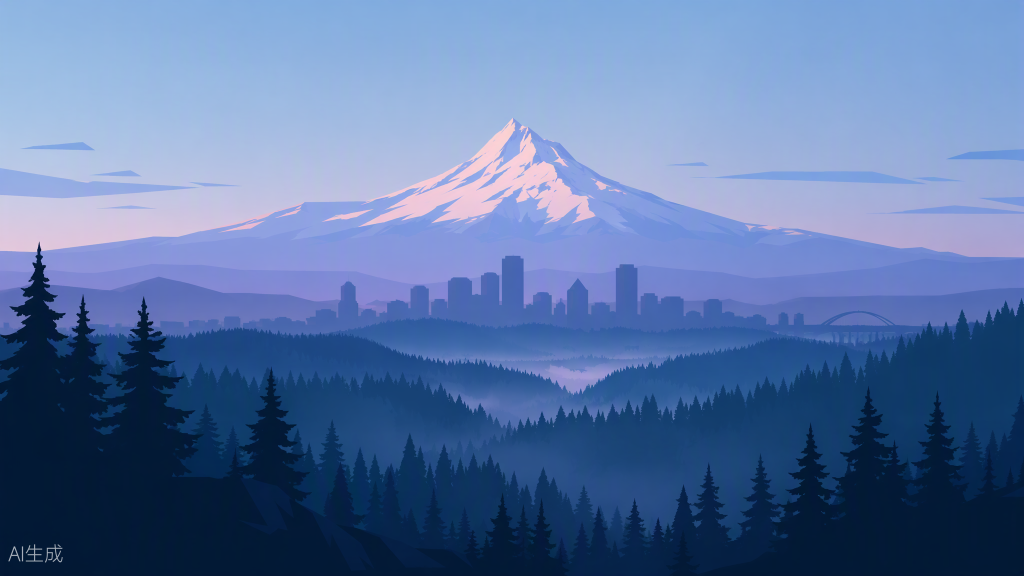
#> input picture parallax/storyboard/mt-hood-portland-dawn.png, 2048 x 1152 px, found by its file name (shown at 1/2 size)
$ python analyze.py
#> lines starting #> are read from the running program, lines starting #| are printed output that depends on the picture; after the words box and inside, x2 and y2 are one past the last pixel; in counts of white or black regions, pixels touching at a corner belong together
"""Analyze the dawn storyboard image: cluster colors and report band structure."""
import numpy as np
from PIL import Image

SRC = "/Users/philip/src/philsapp-26-05-10/parallax/storyboard/mt-hood-portland-dawn.png"
W, H = 1024, 576  # analysis resolution

img = Image.open(SRC).convert("RGB").resize((W, H), Image.LANCZOS)
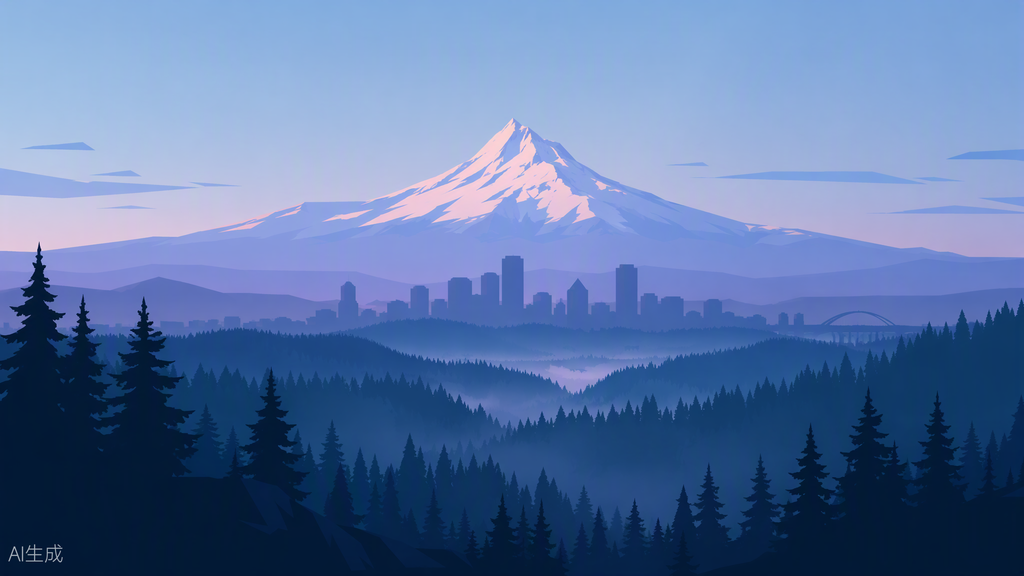
#> img: PIL image 1024x576 RGB; mean R, G, B 89, 116, 163.4
px = np.asarray(img).astype(np.float32)

# k-means clustering (numpy only)
def kmeans(data, k, iters=30, seed=42):
#> called with data = array of shape (589824, 3), k = 12, iters = 30, seed = 42
    rng = np.random.default_rng(seed)
    idx = rng.choice(len(data), k, replace=False)
#> idx = [258857, 50692, 456490, 310529, 386076, 506416, 52641, 255399, 55547, 411321, 575445, 118830]
    centers = data[idx].copy()
#> centers = [[113, 139, 211], [139, 175, 222], [2, 24, 51], [99, 115, 188], [2, 26, 52], [13, 51, 97], [141, 176, 223], [135, 152, 219], [143, 179, 224], [20, 61, 110], [2, 25, 54], [167, 195, 230]]
    for _ in range(iters):
        d = ((data[:, None, :] - centers[None, :, :]) ** 2).sum(-1)
        labels = d.argmin(1)
        new = np.array([data[labels == i].mean(0) if (labels == i).any() else centers[i]
                        for i in range(k)])
        if np.allclose(new, centers):
            break
        centers = new
    return labels, centers

flat = px.reshape(-1, 3)
labels, centers = kmeans(flat, 12)
#> centers = [[99.02, 118.8, 189.8], [134.5, 169.7, 221.2], [2.4, 25.15, 53.27], [66.52, 101.5, 170.4], [5.37, 33.92, 71.53], [18.77, 61.57, 109.7], [154, 180.1, 222.8], [128, 145.4, 215.8], [176.4, 189.1, 224.4], [34.97, 77.48, 135.3], [10.59, 48.27, 91.63], [224.2, 199.9, 220.6]]
labels = labels.reshape(H, W)
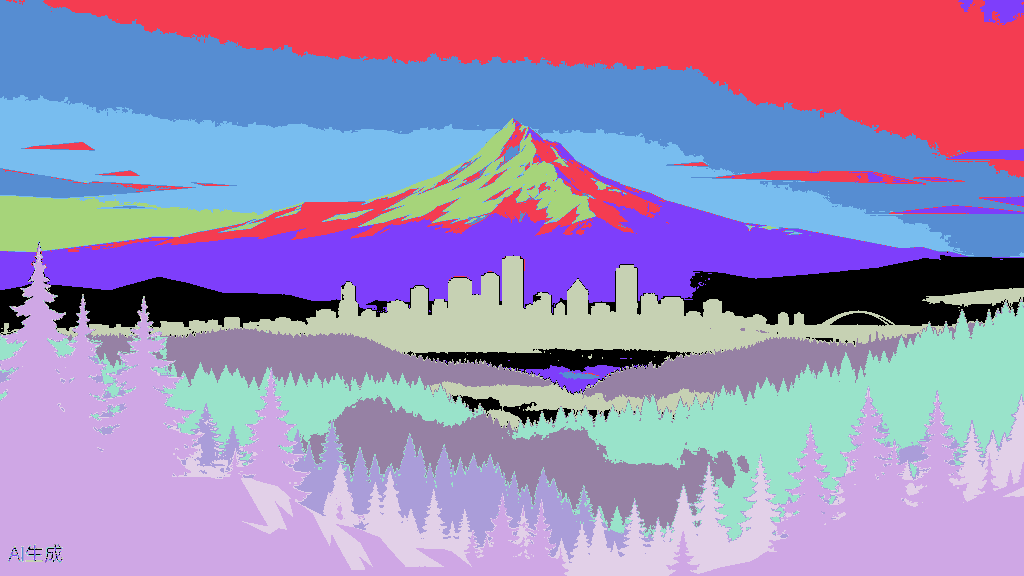
#> labels: shape (576, 1024) int64; 12 distinct labels, from 0 to 11; one colour per label, 0 black

print("cluster | color (hex) | pixel % | y-range (median, p5-p95) | x-range")
for i, c in enumerate(centers):
    m = labels == i
    frac = m.mean()
    ys, xs = np.where(m)
    hexc = "#{:02x}{:02x}{:02x}".format(*c.astype(int))
    print(f"{i:2d} | {hexc} | {frac*100:5.1f}% | y {np.median(ys):5.0f} "
          f"({np.percentile(ys,5):4.0f}-{np.percentile(ys,95):4.0f}) | "
          f"x {np.percentile(xs,5):4.0f}-{np.percentile(xs,95):4.0f}")
#> this loop made 12 passes
#> (c, frac, hexc) on passes 1 to 12: ([99.02, 118.8, 189.8], 0.0534, '#6376bd'), ([134.5, 169.7, 221.2], 0.145, '#86a9dd'), ([2.4, 25.15, 53.27], 0.154, '#021935'), ([66.52, 101.5, 170.4], 0.059, '#4265aa'), ([5.37, 33.92, 71.53], 0.0433, '#052147'), ([18.77, 61.57, 109.7], 0.0892, '#123d6d'), ([154, 180.1, 222.8], 0.141, '#9ab4de'), ([128, 145.4, 215.8], 0.0901, '#7f91d7'), ([176.4, 189.1, 224.4], 0.0861, '#b0bde0'), ([34.97, 77.48, 135.3], 0.0763, '#224d87'), ([10.59, 48.27, 91.63], 0.0329, '#0a305b'), ([224.2, 199.9, 220.6], 0.0293, '#e0c7dc')
#|  0 | #6376bd |   5.3% | y   303 ( 269- 365) | x   67- 982
#|  1 | #86a9dd |  14.5% | y    49 (   4- 218) | x  190- 994
#|  2 | #021935 |  15.4% | y   509 ( 361- 571) | x   21- 974
#|  3 | #4265aa |   5.9% | y   327 ( 287- 402) | x  236- 884
#|  4 | #052147 |   4.3% | y   522 ( 429- 566) | x  200-1002
#|  5 | #123d6d |   8.9% | y   409 ( 343- 487) | x  192-1000
#|  6 | #9ab4de |  14.1% | y   105 (  37- 215) | x   34- 970
#|  7 | #7f91d7 |   9.0% | y   257 ( 200- 293) | x   84- 913
#> (further printed lines are left out)
#> pass 1, `m = labels == i`:
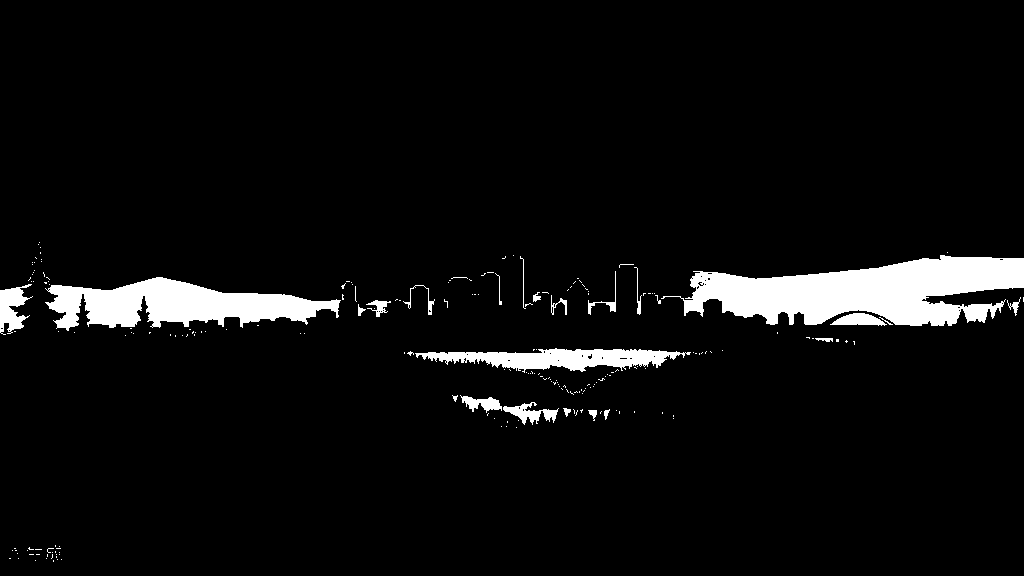
#> m: shape (576, 1024) bool; 5.3% white; 210 white regions (187 under 20 px), largest, box (x1, y1, x2, y2) and area: (661, 255, 1024, 326) 15191, (45, 277, 341, 331) 8785, (415, 348, 691, 373) 3581
#> pass 2, `m = labels == i`:
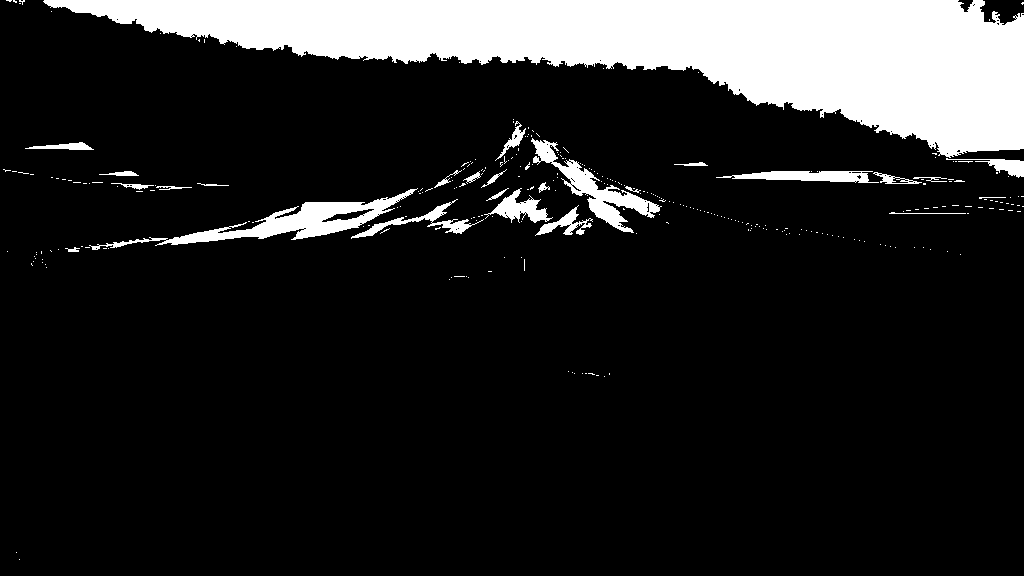
#> m: shape (576, 1024) bool; 14.5% white; 295 white regions (269 under 20 px), largest, box (x1, y1, x2, y2) and area: (43, 0, 1024, 158) 71861, (89, 188, 418, 250) 4226, (531, 138, 662, 233) 2728
#> pass 3, `m = labels == i`:
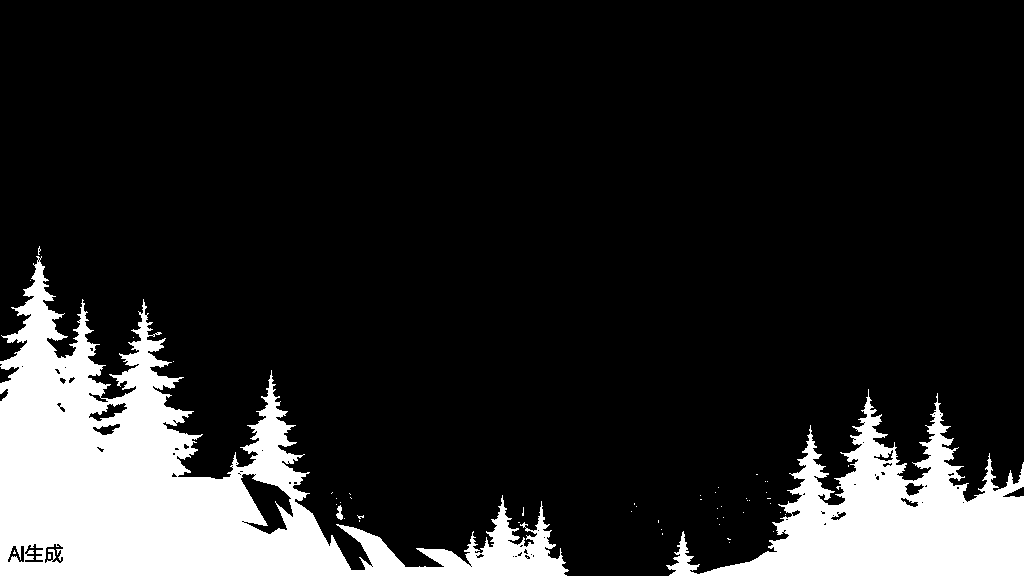
#> m: shape (576, 1024) bool; 15.4% white; 51 white regions (48 under 20 px), largest, box (x1, y1, x2, y2) and area: (0, 256, 569, 576) 62639, (666, 389, 1024, 576) 28167, (336, 505, 343, 520) 62
#> after the loop:
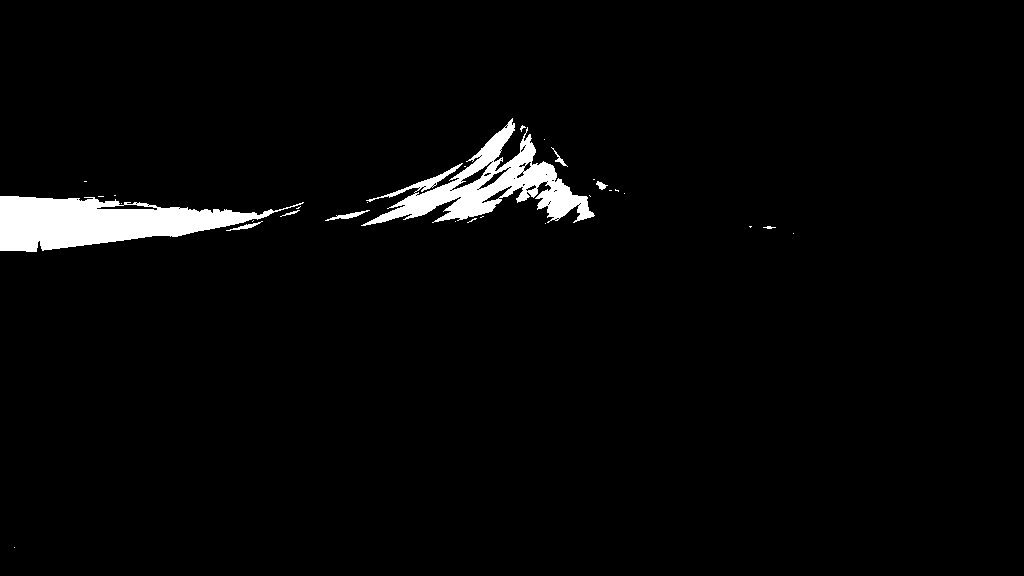
#> m: shape (576, 1024) bool; 2.9% white; 30 white regions (22 under 20 px), largest, box (x1, y1, x2, y2) and area: (0, 196, 304, 252) 9118, (361, 118, 595, 226) 7654, (325, 210, 370, 221) 141

np.save("/Users/philip/src/philsapp-26-05-10/parallax/scripts/labels.npy", labels)
np.save("/Users/philip/src/philsapp-26-05-10/parallax/scripts/centers.npy", centers)
print("\nsaved labels.npy + centers.npy at 1024x576")

$ run again, with parallax/storyboard/mt-hood-portland-midday.png copied over parallax/storyboard/mt-hood-portland-dawn.png
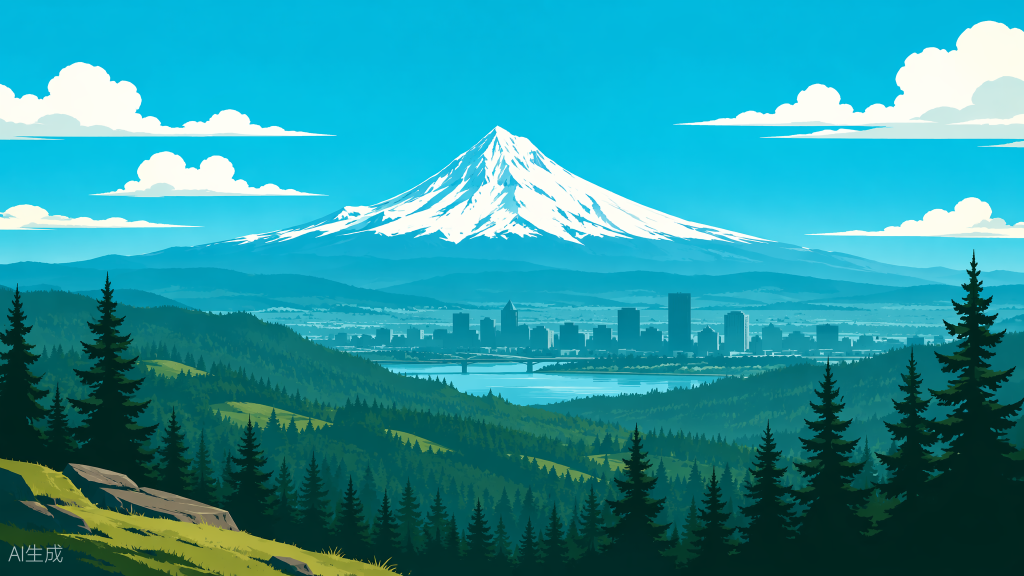
#> input picture parallax/storyboard/mt-hood-portland-midday.png, 2048 x 1152 px, found by its file name (shown at 1/2 size)
#> idx = [258857, 50692, 456490, 310529, 386076, 506416, 52641, 255399, 55547, 411321, 575445, 118830]
#> in kmeans, `centers = data[idx].copy()`: centers = [[37, 186, 214], [3, 184, 221], [1, 37, 32], [12, 159, 183], [1, 36, 30], [6, 90, 85], [3, 185, 222], [19, 175, 209], [3, 186, 223], [13, 115, 120], [0, 36, 30], [203, 234, 230]]
#> `labels, centers = kmeans(flat, 12)`: centers = [[99.83, 212.7, 230.4], [4.44, 189.5, 225.4], [6.59, 90.75, 85.87], [12.41, 138.7, 156.6], [8.82, 61.26, 48.04], [14.91, 115.4, 115.4], [39.03, 202.7, 232.3], [14.27, 166.8, 195.1], [54.17, 182.9, 204.1], [138.2, 147.5, 66.66], [0.636, 37.65, 32.26], [241.8, 249.1, 241.3]]
#> `labels = labels.reshape(H, W)`:
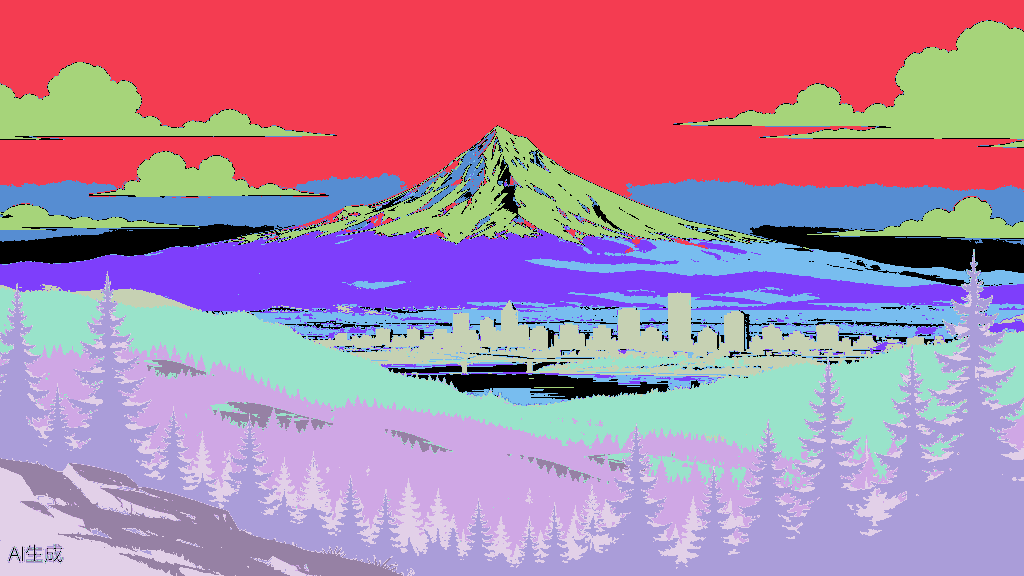
#> labels: shape (576, 1024) int64; 12 distinct labels, from 0 to 11; one colour per label, 0 black
#> the loop `for i, c in enumerate(centers):` made 12 passes
#> (c, frac, hexc) on passes 1 to 8: ([99.83, 212.7, 230.4], 0.0424, '#63d4e6'), ([4.44, 189.5, 225.4], 0.261, '#04bde1'), ([6.59, 90.75, 85.87], 0.0932, '#065a55'), ([12.41, 138.7, 156.6], 0.0352, '#0c8a9c'), ([8.82, 61.26, 48.04], 0.0501, '#083d30'), ([14.91, 115.4, 115.4], 0.0896, '#0e7373'), ([39.03, 202.7, 232.3], 0.0492, '#27cae8'), ([14.27, 166.8, 195.1], 0.0818, '#0ea6c3')
#> (printed output is left out)
#> after the loop `for i, c in enumerate(centers):`:
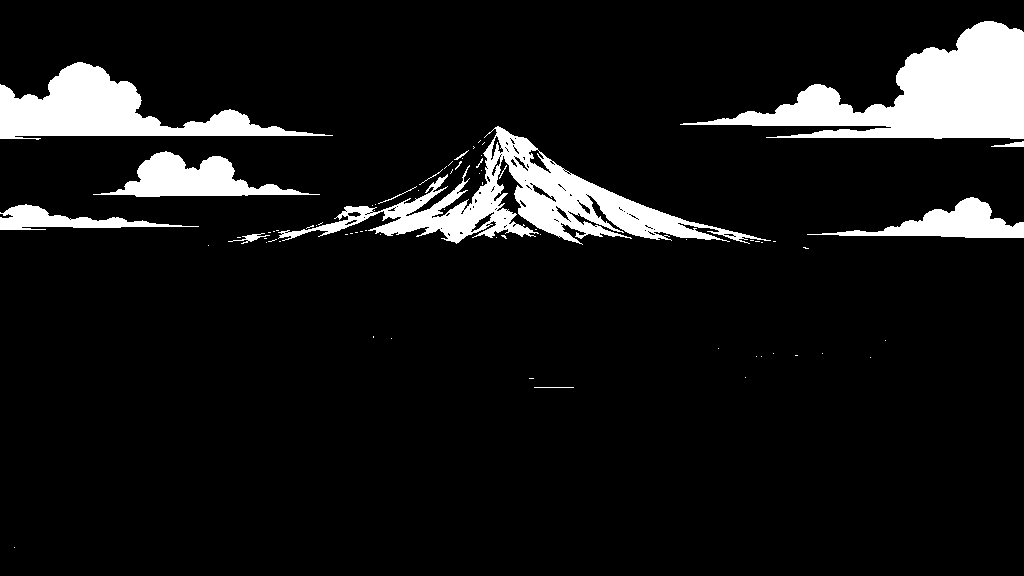
#> m: shape (576, 1024) bool; 8.9% white; 72 white regions (59 under 20 px), largest, box (x1, y1, x2, y2) and area: (680, 21, 1024, 139) 17261, (278, 126, 771, 245) 14682, (0, 62, 333, 140) 10181

$ run again, with parallax/storyboard/mt-hood-portland-sunset.png copied over parallax/storyboard/mt-hood-portland-dawn.png
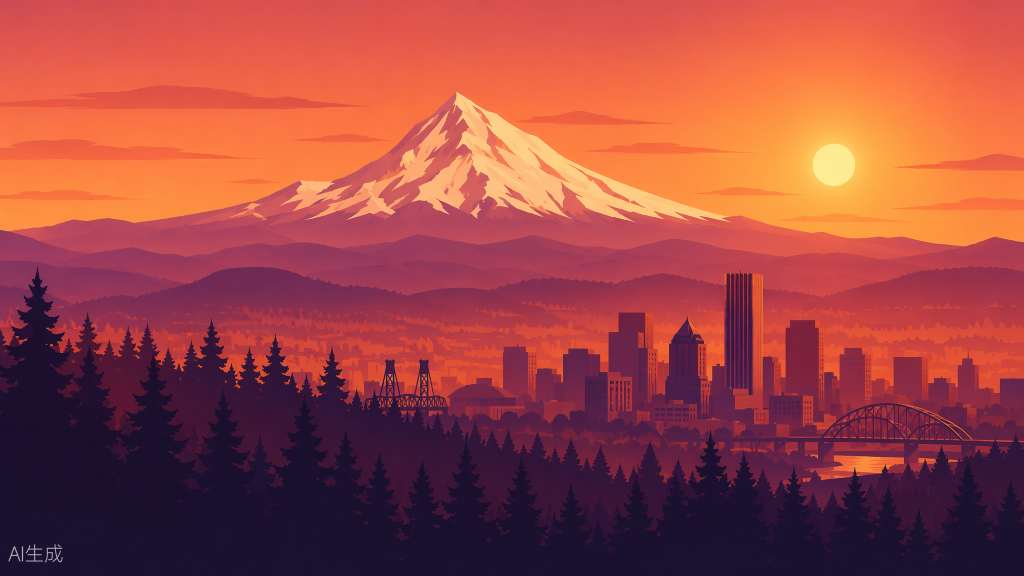
#> input picture parallax/storyboard/mt-hood-portland-sunset.png, 2048 x 1152 px, found by its file name (shown at 1/2 size)
#> idx = [258857, 50692, 456490, 310529, 386076, 506416, 52641, 255399, 55547, 411321, 575445, 118830]
#> in kmeans, `centers = data[idx].copy()`: centers = [[227, 90, 76], [232, 94, 75], [160, 47, 60], [129, 46, 81], [27, 15, 46], [59, 21, 56], [232, 93, 74], [156, 60, 93], [232, 92, 73], [73, 30, 73], [25, 17, 47], [246, 112, 73]]
#> `labels, centers = kmeans(flat, 12)`: centers = [[225.4, 88.5, 76.83], [252.9, 146.2, 67.61], [185, 60.29, 66.86], [153.1, 53.6, 81.36], [55.14, 20.8, 55.45], [88.16, 30.62, 66.41], [246.5, 112.2, 69.04], [185.3, 72.29, 89.99], [216.7, 75.22, 56.94], [121.2, 39.8, 71.02], [26.47, 16.18, 46.74], [252.3, 192.3, 122.7]]
#> `labels = labels.reshape(H, W)`:
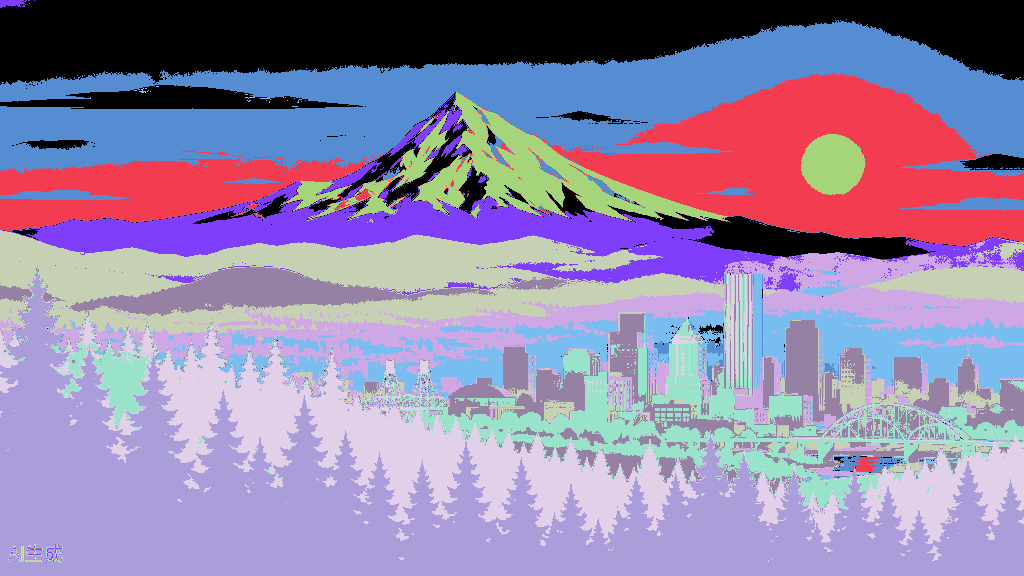
#> labels: shape (576, 1024) int64; 12 distinct labels, from 0 to 11; one colour per label, 0 black
#> the loop `for i, c in enumerate(centers):` made 12 passes
#> (c, frac, hexc) on passes 1 to 8: ([225.4, 88.5, 76.83], 0.134, '#e1584c'), ([252.9, 146.2, 67.61], 0.0985, '#fc9243'), ([185, 60.29, 66.86], 0.0584, '#b93c42'), ([153.1, 53.6, 81.36], 0.0817, '#993551'), ([55.14, 20.8, 55.45], 0.0843, '#371437'), ([88.16, 30.62, 66.41], 0.0474, '#581e42'), ([246.5, 112.2, 69.04], 0.13, '#f67045'), ([185.3, 72.29, 89.99], 0.0533, '#b94859')
#> (printed output is left out)
#> after the loop `for i, c in enumerate(centers):`:
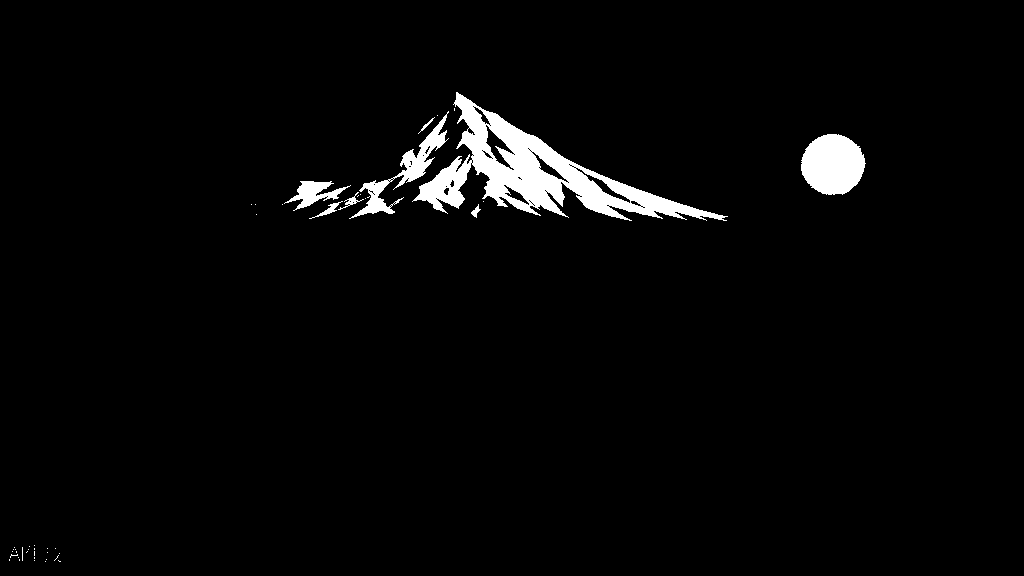
#> m: shape (576, 1024) bool; 2.9% white; 45 white regions (37 under 20 px), largest, box (x1, y1, x2, y2) and area: (412, 92, 728, 221) 11195, (801, 134, 866, 195) 3031, (349, 111, 449, 219) 1838
